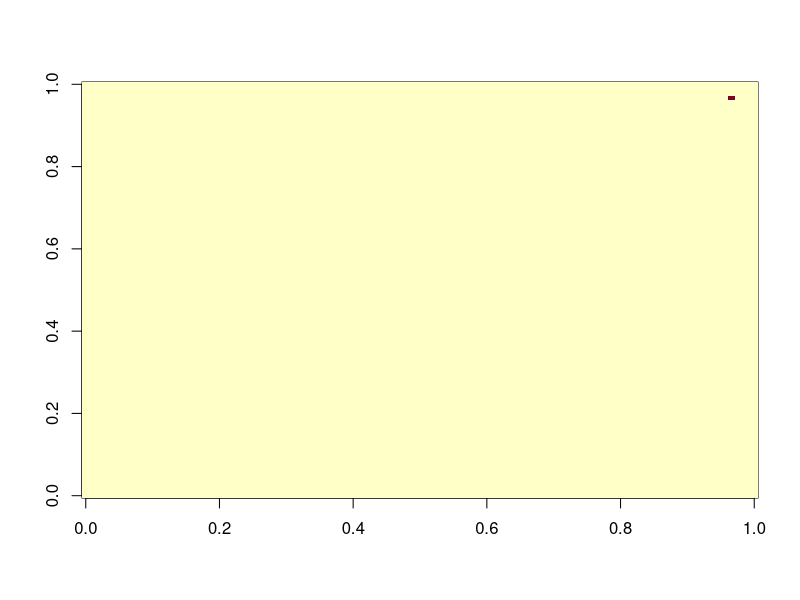

Write R code to recreate this figure.
#Gamne of Life

apply_rules <- function(mymat){
  counter <- 0
  for(i in nrow(mymat)){
    for(j in ncol(mymat)){
      if(mymat[i,j] == 1){ #Also make sure i != j
        counter <- counter +1 
      }
  }
  }
  
  if(counter < 2 & counter >3){
    return(0)
  } 
  else{
    return(1)
  }
  
}



next_gen <- function(oldstate){
  new_state <- matrix(runif(n = nrow(oldstate)*ncol(oldstate), min =0, max =0) ,nrow(oldstate),ncol(oldstate))
  for( i in (nrow(oldstate))-3){
    for(j in (ncol(oldstate))-3){
      if(i > 1 & j > 1){
      
      new_state[i,j] <- apply_rules(oldstate[i:i+3,j:j+3])
      }
    }
  }
  return(new_state)
}

game_of_life <- function(N,M,p,nGen){
  initialState <- matrix(runif(N*M), ncol =N)
  initialState[initialState < p] <- 0
  initialState[initialState > p] <- 1
  for(i in nGen){
    image(next_gen(initialState))
  }
}

game_of_life(90,90,0.4,600)
